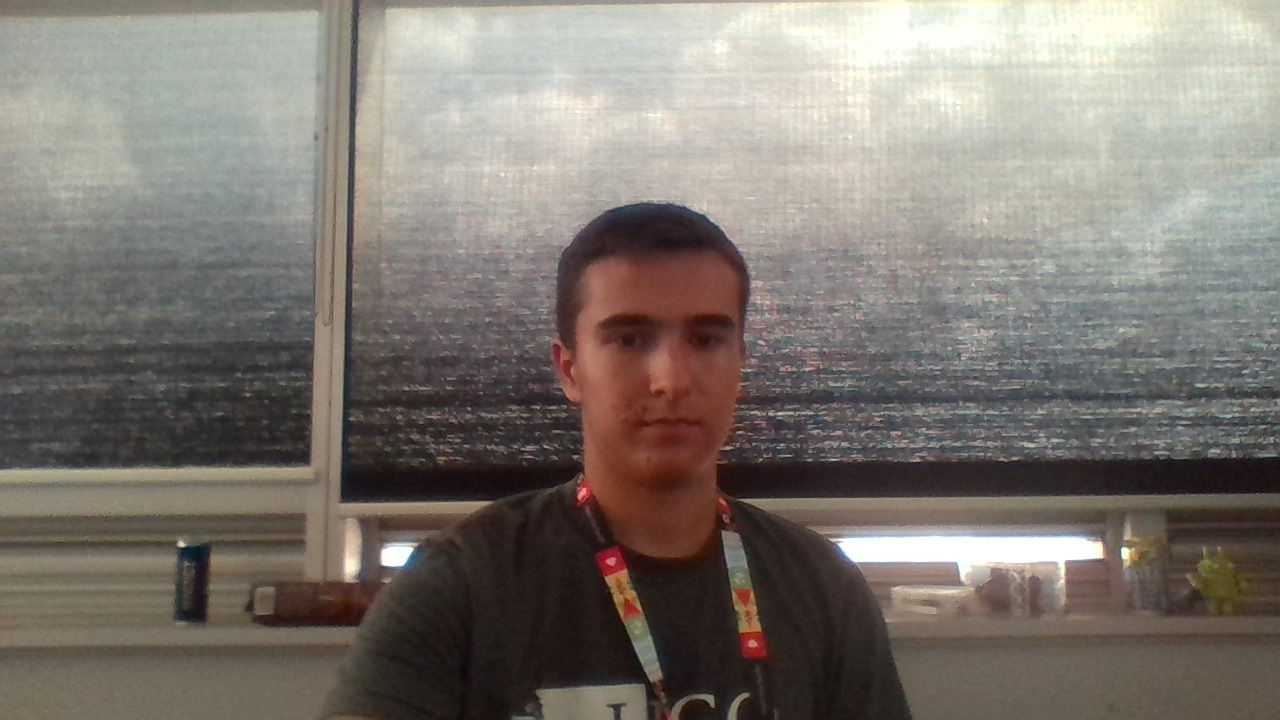
#> input picture Testing/ori2.jpg, 1280 x 720 px, given in place of the camera
$ python Tracking.py   (older library calls are emulated)
#> lines starting #> are read from the running program, lines starting #| are printed output that depends on the picture; after the words box and inside, x2 and y2 are one past the last pixel; in counts of white or black regions, pixels touching at a corner belong together
import numpy as np
import cv2
import math

face_cascade = cv2.CascadeClassifier('C:/Dev/LanguagesLibraries/OpenCV/opencv/sources/data/haarcascades/haarcascade_frontalface_default.xml')

cap = cv2.VideoCapture(0)
cv2.namedWindow("original")

frameSize = 500
ratio = 0.75

def getCoords(img):
    gray = cv2.cvtColor(img, cv2.COLOR_BGR2GRAY)
    faces = face_cascade.detectMultiScale(gray, 1.3, 5)
    if len(faces) > 0:
        return faces[0]
    return [-1,0,0,0]

# [57 lines left out: functions getCoordsColour, getAngle, rotate, not called in this run]

num = 0
firstLoop = True
k = 0.1

try:
    while(True):
        num+=1

        ret, img = cap.read()
#> img is the input picture: shape (720, 1280, 3); mean B, G, R 113.2, 120.4, 126.9
        if (not ret):
            break

        xo,yo,wo,ho = getCoords(img)
#> in getCoords, `gray = cv2.cvtColor(img, cv2.COLOR_BGR2GRAY)`:
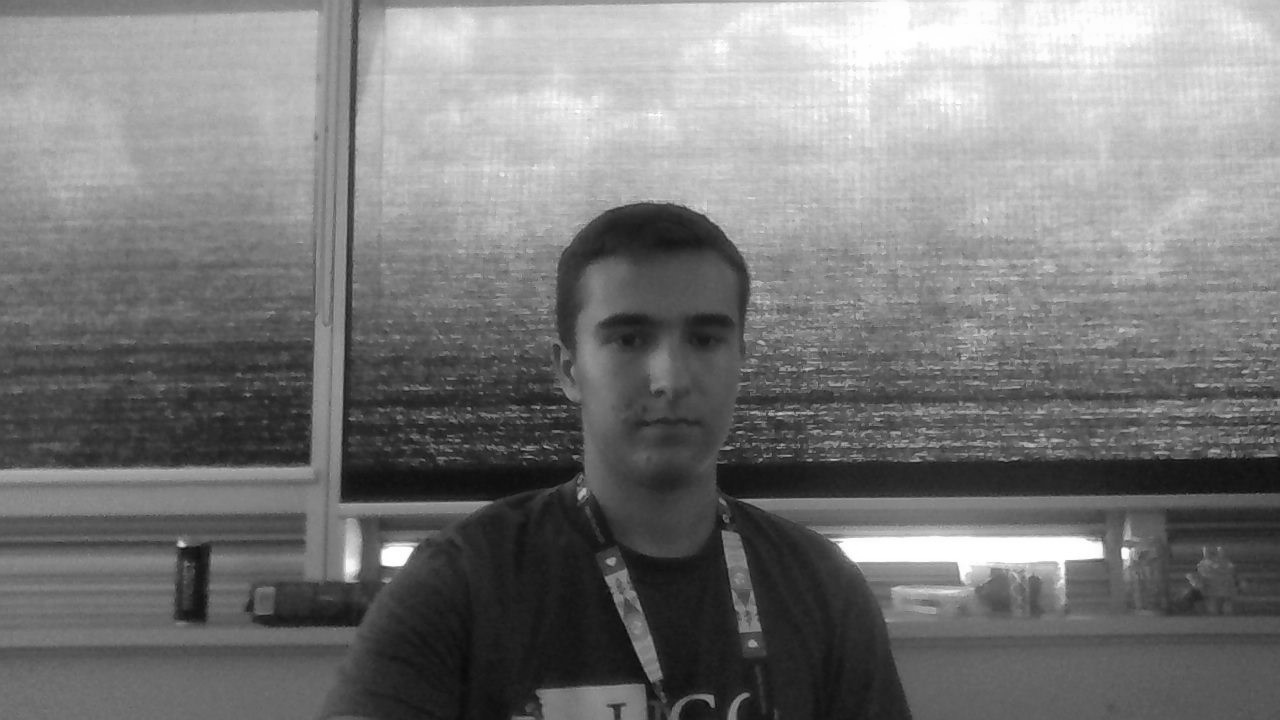
#> gray: shape (720, 1280); min 5, max 255, mean 121.5
#> in getCoords, `faces = face_cascade.detectMultiScale(gray, 1.3, 5)`: faces = [[553, 252, 226, 226]]
#> xo = 553; yo = 252; wo = 226; ho = 226

        wi = np.size(img, 1)
#> wi = 1280
        hi = np.size(img, 0)
#> hi = 720

        fx = frameSize
        fy = ratio*frameSize

        cx = int(xo+(wo/2))
#> cx = 666
        cy = int(yo+(ho/2))
#> cy = 365

        angle = 0

        #default to center
        if (firstLoop is True):
            x = (wi-fx)/2
#> x = 390
            y = (hi-fy)/2
#> y = 172.5
            prevImg = img
            firstLoop = False
        elif (num > 3):
            angle = getAngle(img, prevImg)
            print(angle)
            if (angle is not None):
                img = rotate(img, -angle*k)
            num = 0

        #if object was found
        if (xo > -1):
            cv2.rectangle(img,(xo,yo),(xo+wo,yo+ho),(0,0,255),2)
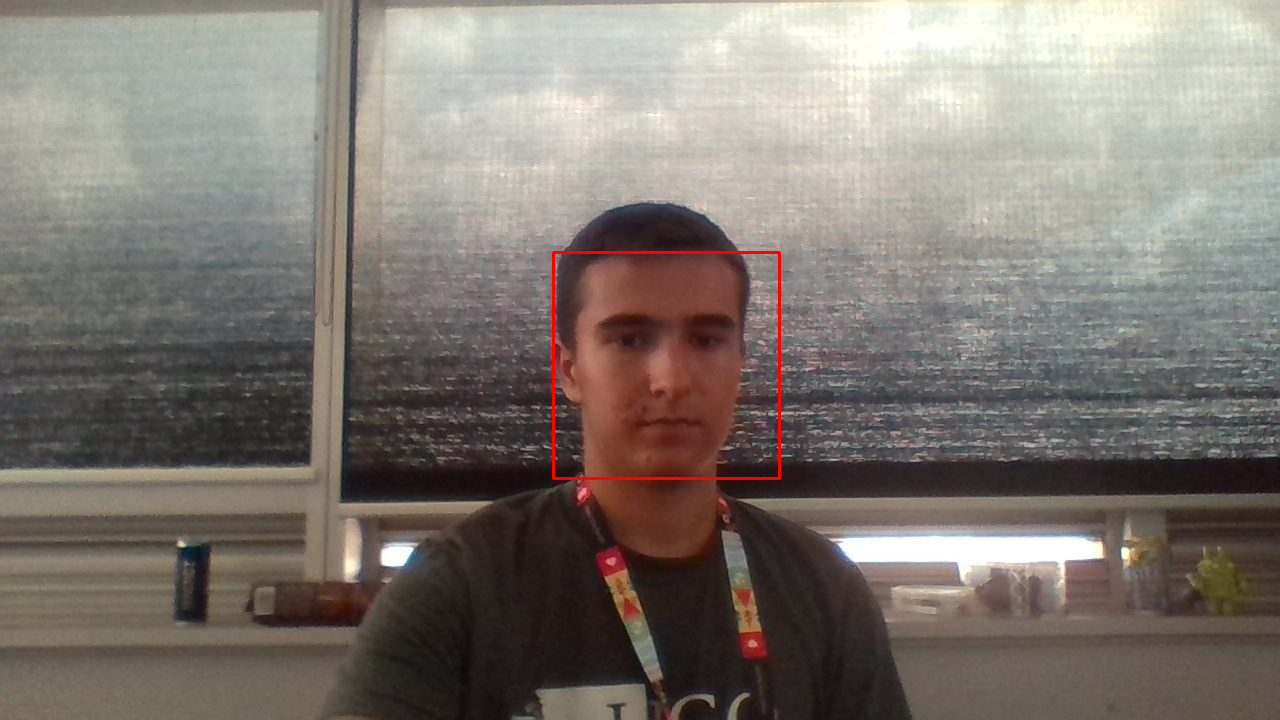
#> img: shape (720, 1280, 3); 0.29% of pixels changed, all inside (x1, y1, x2, y2) = (552, 251, 781, 480)
            #cv2.circle(img,(cx, cy), 1, (0,0,255), -1)
            x = cx-(fx/2)
#> x = 416
            y = cy-(fy/2)
#> y = 177.5
            if (x < 0):
                x = 0
            if (x > (wi-fx)):
                x = wi-fx
            if (y < 0):
                y = 0
            if (y > (hi-fy)):
                y = hi-fy


        img = img[int(y):int(y+fy), int(x):int(x+fx)]
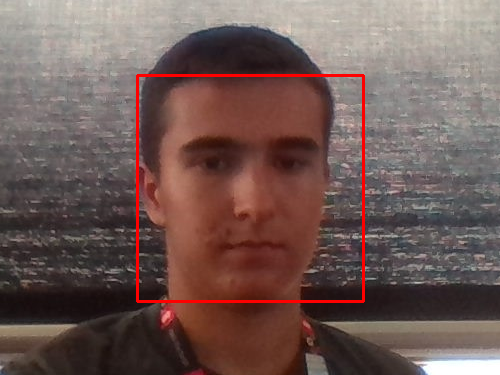
#> img: shape (375, 500, 3); mean B, G, R 86, 90.2, 112.6

        cv2.imshow('original', img)

        if cv2.waitKey(33) == 27:
#> (key Esc is pressed here)
            break

    cap.release()
    cv2.destroyAllWindows()

except:
    pass

$ run again, on Testing/rot2.jpg
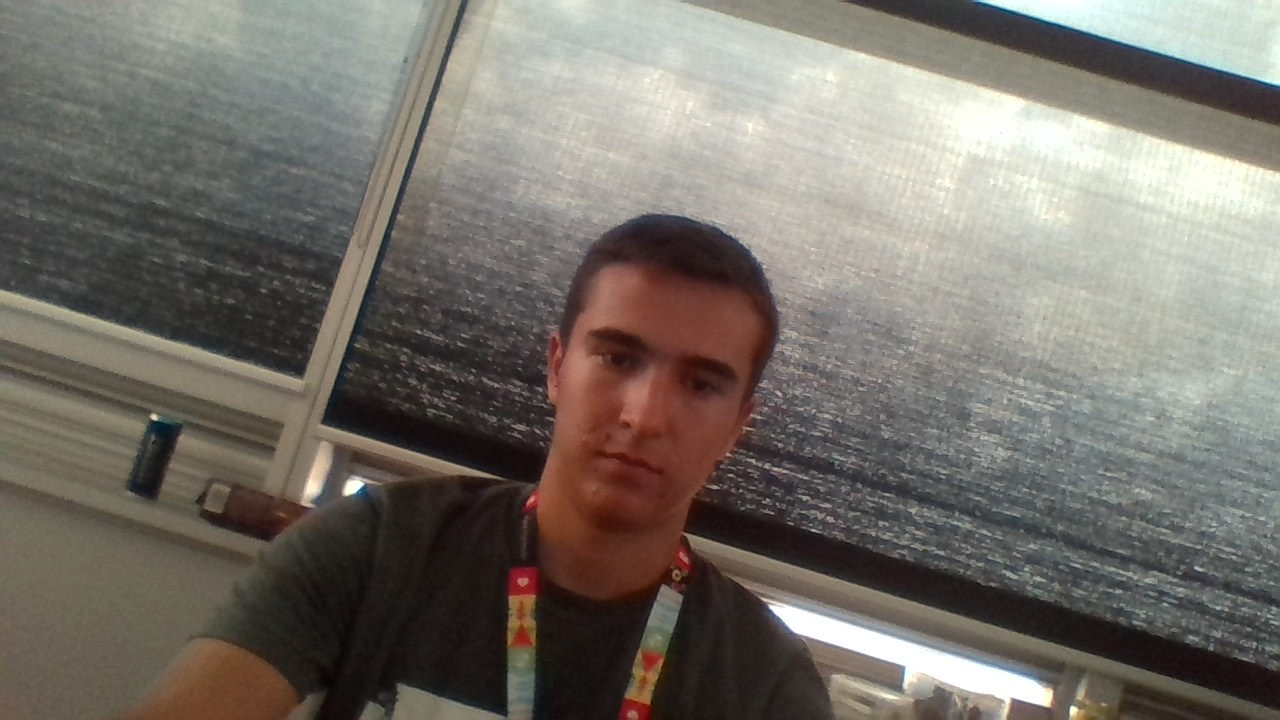
#> input picture Testing/rot2.jpg, 1280 x 720 px, given in place of the camera
#> img is the input picture: shape (720, 1280, 3); mean B, G, R 106.2, 113.7, 119
#> faces = [[530, 270, 255, 255]]
#> xo = 530; yo = 270; wo = 255
#> wi = 1280
#> hi = 720
#> cx = 657
#> cy = 397
#> `x = (wi-fx)/2`: x = 390
#> `y = (hi-fy)/2`: y = 172.5
#> `cv2.rectangle(img,(xo,yo),(xo+wo,yo+ho),(0,0,255),2)`:
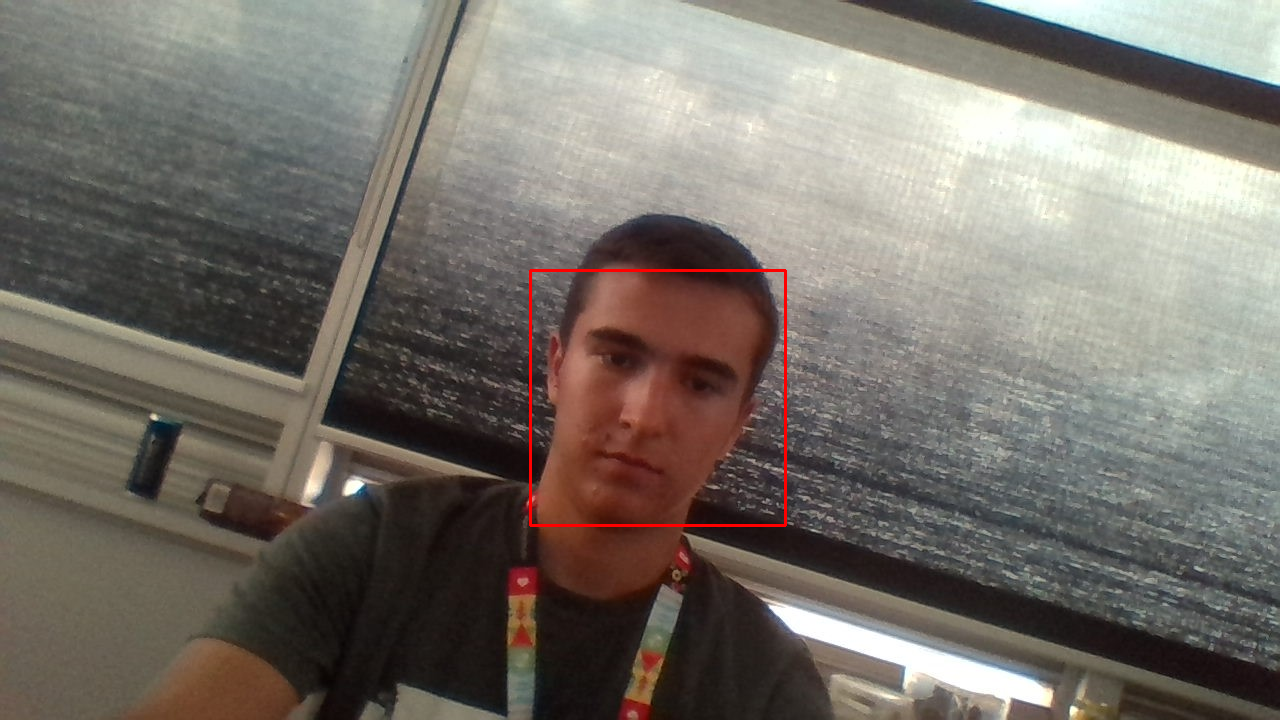
#> img: shape (720, 1280, 3); 0.33% of pixels changed, all inside (x1, y1, x2, y2) = (529, 269, 787, 527)
#> `x = cx-(fx/2)`: x = 407
#> `y = cy-(fy/2)`: y = 209.5
#> `img = img[int(y):int(y+fy), int(x):int(x+fx)]`:
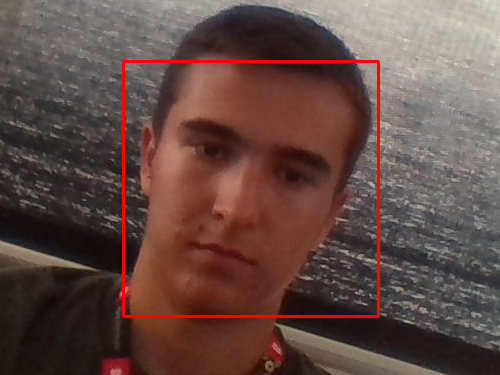
#> img: shape (375, 500, 3); mean B, G, R 68.8, 74.1, 98.7

$ run again, on Testing/rotated.jpg
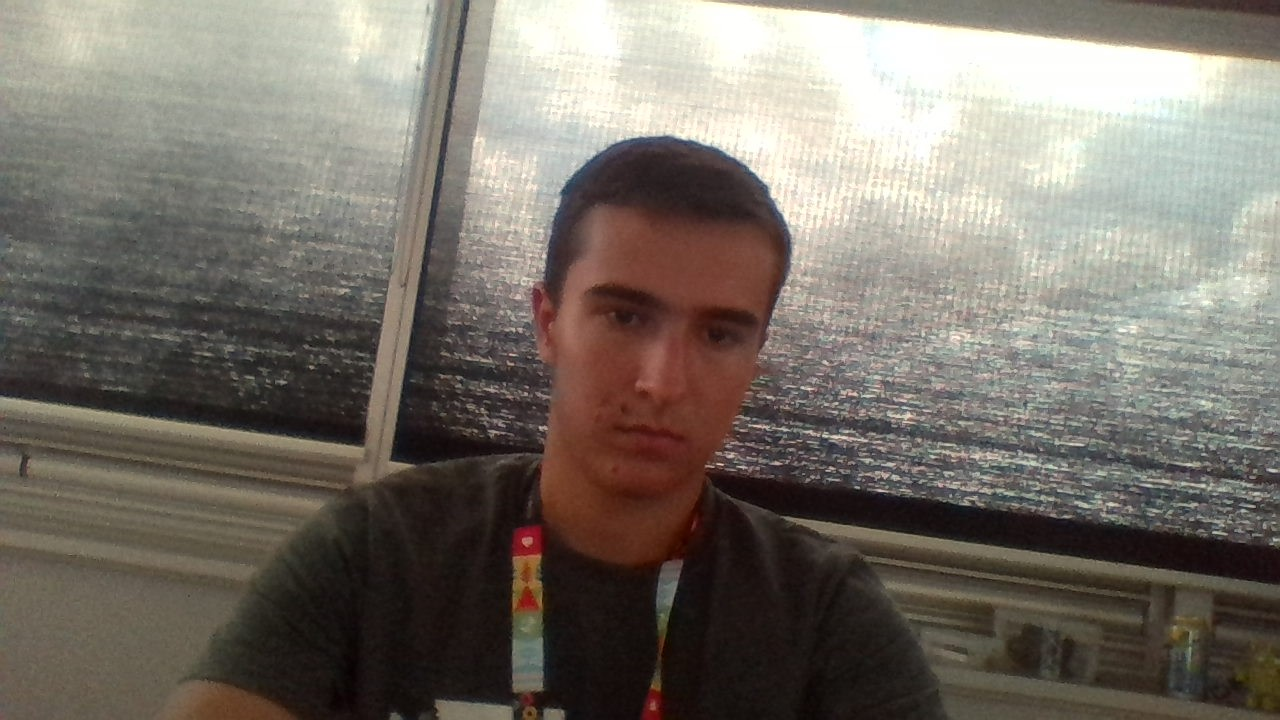
#> input picture Testing/rotated.jpg, 1280 x 720 px, given in place of the camera
#> img is the input picture: shape (720, 1280, 3); mean B, G, R 104.5, 113.2, 120
#> faces = [[502, 616, 53, 53], [526, 210, 290, 290]]
#> xo = 502; yo = 616; wo = 53
#> wi = 1280
#> hi = 720
#> cx = 528
#> cy = 642
#> `x = (wi-fx)/2`: x = 390
#> `y = (hi-fy)/2`: y = 172.5
#> `cv2.rectangle(img,(xo,yo),(xo+wo,yo+ho),(0,0,255),2)`:
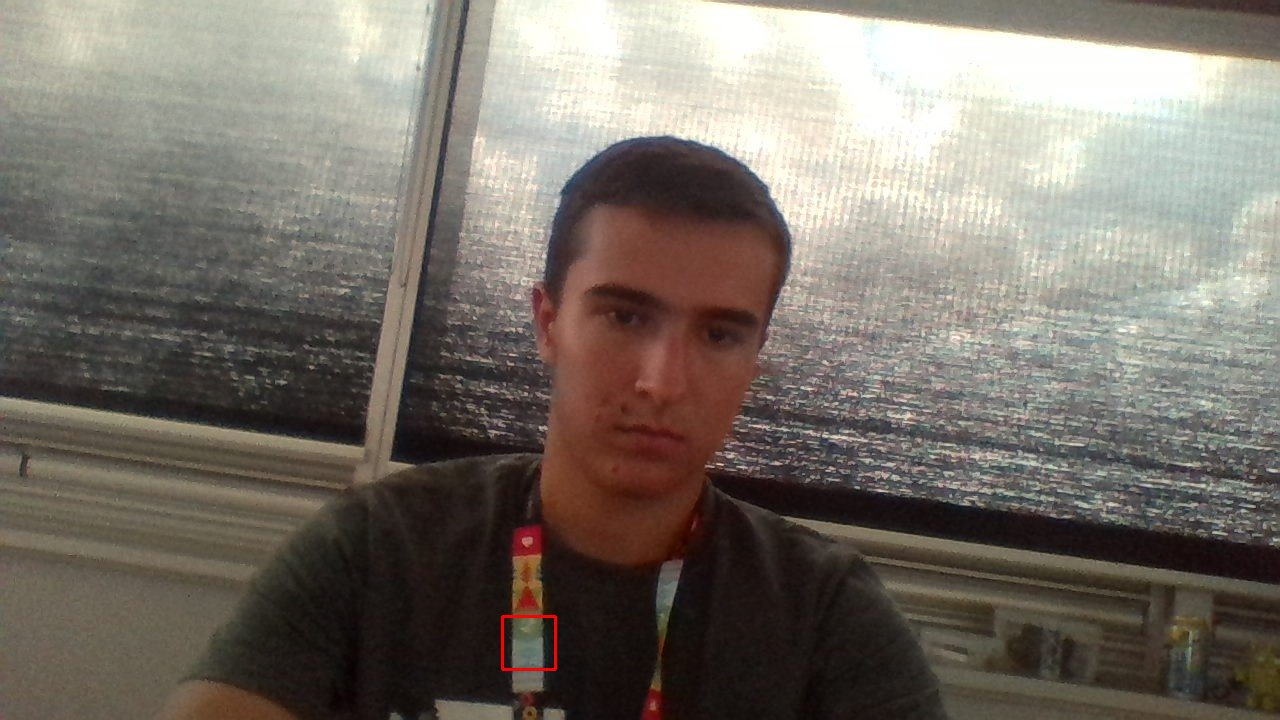
#> img: shape (720, 1280, 3); 0.07% of pixels changed, all inside (x1, y1, x2, y2) = (501, 615, 557, 671)
#> `x = cx-(fx/2)`: x = 278
#> `y = cy-(fy/2)`: y = 454.5
#> `y = hi-fy`: y = 345
#> `img = img[int(y):int(y+fy), int(x):int(x+fx)]`:
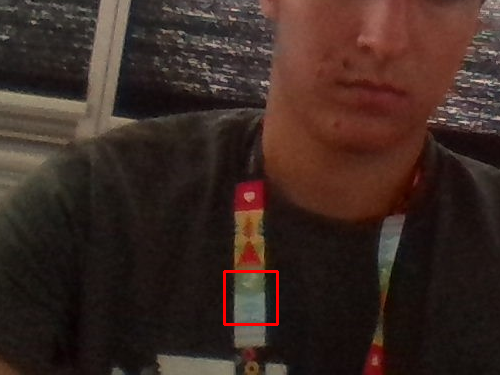
#> img: shape (375, 500, 3); mean B, G, R 34.3, 40.6, 59

$ run again, on Testing/still.jpg
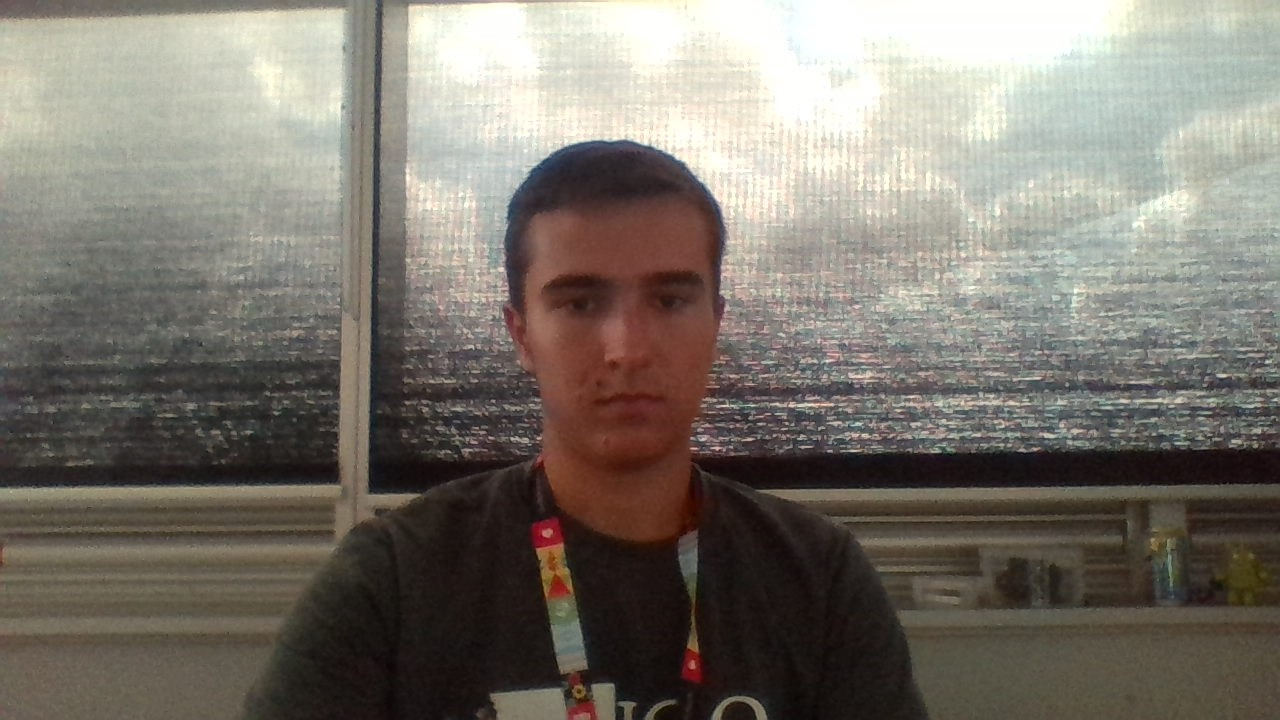
#> input picture Testing/still.jpg, 1280 x 720 px, given in place of the camera
#> img is the input picture: shape (720, 1280, 3); mean B, G, R 109.1, 117.9, 123.7
#> faces = [[542, 603, 45, 45], [485, 196, 276, 276]]
#> xo = 542; yo = 603; wo = 45
#> wi = 1280
#> hi = 720
#> cx = 564
#> cy = 625
#> `x = (wi-fx)/2`: x = 390
#> `y = (hi-fy)/2`: y = 172.5
#> `cv2.rectangle(img,(xo,yo),(xo+wo,yo+ho),(0,0,255),2)`:
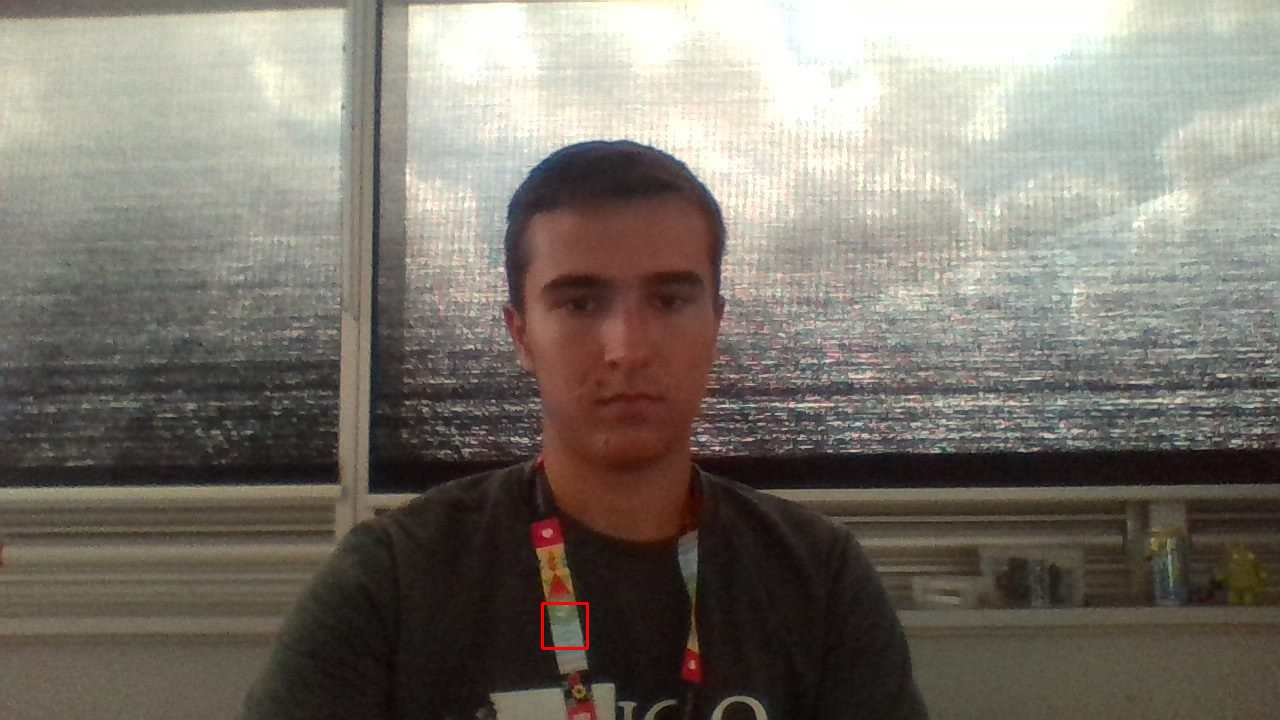
#> img: shape (720, 1280, 3); 0.06% of pixels changed, all inside (x1, y1, x2, y2) = (541, 602, 589, 650)
#> `x = cx-(fx/2)`: x = 314
#> `y = cy-(fy/2)`: y = 437.5
#> `y = hi-fy`: y = 345
#> `img = img[int(y):int(y+fy), int(x):int(x+fx)]`:
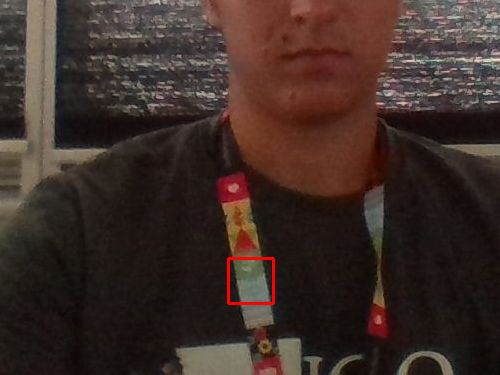
#> img: shape (375, 500, 3); mean B, G, R 39.3, 44.9, 61.1
